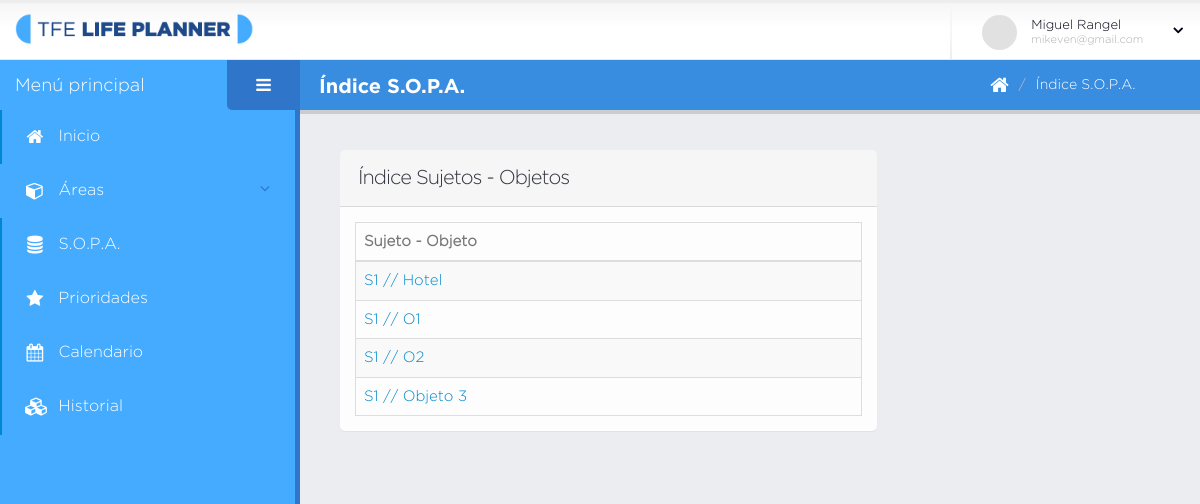
The app's page /s-o-p-a.php (signed in), older data.
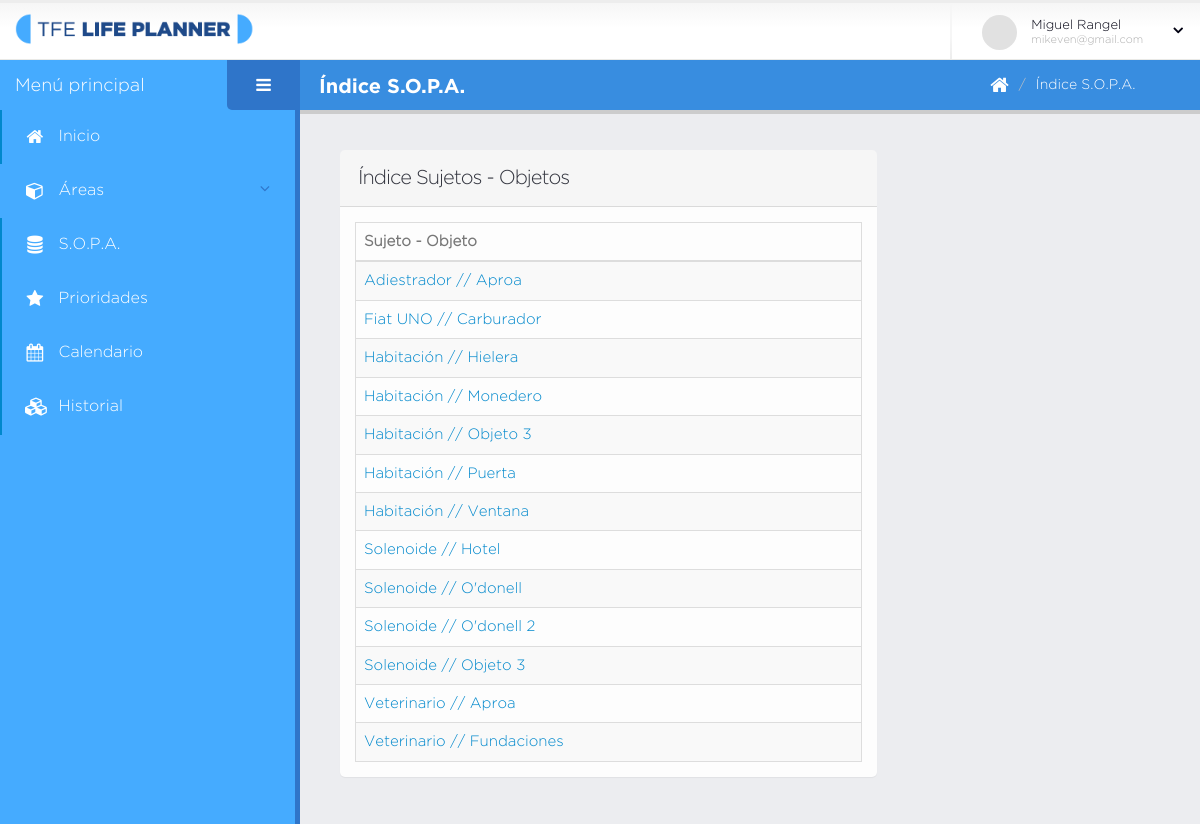
The same page, newer data.
### tables this page shows
CREATE TABLE `sujeto` (
  `id` int(11) NOT NULL,
  `nombre` varchar(140) NOT NULL,
  `creado` datetime DEFAULT NULL,
  `modificado` datetime DEFAULT NULL,
  `usuario_id` int(11) NOT NULL
);

CREATE TABLE `objeto` (
  `id` int(11) NOT NULL,
  `nombre` varchar(140) NOT NULL,
  `creado` datetime DEFAULT NULL,
  `modificado` datetime DEFAULT NULL,
  `usuario_id` int(11) NOT NULL
);

### database/data-sopa.php (called while the page is built, shortened)
<?php
	function obtenerIndiceSOPAPorUsuario( $dbh, $idu ){
		$q = "select DISTINCT s.id, o.id, s.id as idsujeto, s.nombre nsujeto,
		o.id as idobjeto, o.nombre as nobjeto
		from sujeto_objeto so, sujeto s, objeto o, usuario u, sesion ss
		where s.id = so.sujeto_id and o.id = so.objeto_id and so.sesion_id = ss.id
		and ss.usuario_id = u.id and u.id = $idu order by nsujeto ASC, nobjeto ASC";
		return obtenerListaRegistros( mysqli_query( $dbh, $q ) );
	}
?>

### database/bd.php (called while the page is built, shortened)
<?php
	function obtenerListaRegistros( $data ){
		$lista_c = array();
		if( $data ){
			while( $c = mysqli_fetch_array( $data ) ){
				$lista_c[] = $c;
			}
		}
		return $lista_c;
	}
?>

### s-o-p-a.php (the view, shortened to what this page needs)
<?php
    include( "database/bd.php" );
    include( "database/data-acceso.php" );
    include( "database/data-sopa.php" );
    $idu = $_SESSION["user"]["id"];
    $indice = obtenerIndiceSOPAPorUsuario( $dbh, $idu );
?>
<!doctype html>
<html class="fixed">
	<head>
		<link rel="stylesheet" href="assets/vendor/bootstrap/css/bootstrap.css" />
		<link rel="stylesheet" href="assets/vendor/font-awesome/css/font-awesome.css" />
		<link rel="stylesheet" href="assets/vendor/magnific-popup/magnific-popup.css" />
		<link rel="stylesheet" href="assets/vendor/bootstrap-datepicker/css/datepicker3.css" />
		<link rel="stylesheet" href="assets/vendor/pnotify/pnotify.custom.css" />
		<link rel="stylesheet" href="assets/vendor/select2/select2.css" />
		<link rel="stylesheet" href="assets/vendor/jquery-datatables-bs3/assets/css/datatables.css" />
		<link rel="stylesheet" href="assets/stylesheets/theme.css" />
		<link rel="stylesheet" href="assets/stylesheets/skins/default.css" />
		<link rel="stylesheet" href="assets/stylesheets/theme-custom.css">
	</head>
	<body>
		<section class="body">
			<?php include( "secciones/header.php" ); ?>
			<div class="inner-wrapper">
				<?php include( "secciones/navegacion.php" ); ?>
				<section role="main" class="content-body">
					<?php include( "secciones/titulo_pagina.php" ); ?>
					<div class="row">
						<div class="col-md-8 col-sm-8 col-xs-12">
							<section class="panel">
								<header class="panel-heading">
									<h2 class="panel-title">Índice Sujetos - Objetos</h2>
								</header>
								<div id="tabla_areas" class="panel-body">
									<table id="datatable-default"
									class="table table-bordered table-striped mb-none" >
										<thead>
											<tr>
												<th width="100%">Sujeto - Objeto</th>
											</tr>
										</thead>
										<tbody>
											<?php foreach ( $indice as $i ) { ?>
											<tr class="gradeX">
												<td>
													<a
													href="actividad.php?ids=<?php echo $i["idsujeto"] ?>
													&ido=<?php echo $i["idobjeto"] ?>">
														<?php echo $i["nsujeto"]." // ".$i["nobjeto"] ?>
													</a>
												</td>
											</tr>
											<?php } ?>
										</tbody>
									</table>
								</div>
							</section>
						</div>
					</div>
				</section>
			</div>
		</section>
	</body>
</html>

Row changes from the older to the newer data that the page shows:
added sujeto: nombre "Adiestrador", objeto.nombre "Aproa"
added sujeto: nombre "Fiat UNO", objeto.nombre "Carburador"
added sujeto: nombre "Habitación", objeto.nombre "Hielera", objeto.nombre "Monedero", objeto.nombre "Objeto 3", objeto.nombre "Puerta", objeto.nombre "Ventana"
changed sujeto "Hotel": nombre "S1" → "Solenoide"; objeto.nombre "O1" → "O'donell"; objeto.nombre "O2" → "O'donell 2"
added sujeto: nombre "Veterinario", objeto.nombre "Aproa", objeto.nombre "Fundaciones"
